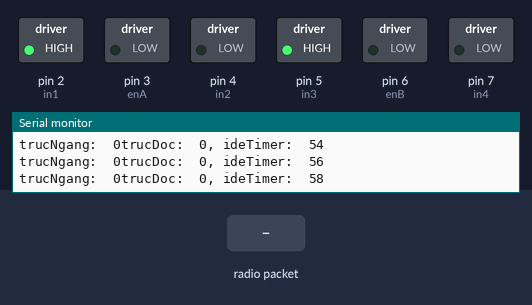
A sketch run on a simulated Arduino Uno, built with avr-gcc and run on an emulated ATmega328P. Shown: switched loads named in the sketch (green lamp = pin HIGH), the last lines printed to the serial monitor. The inputs (shaded band) are chosen by the test bench. No radio packets arrive unless stated.

Above: at 1.2 s.
1.3 s: radio packet "90" arrives
At 1.49 s:
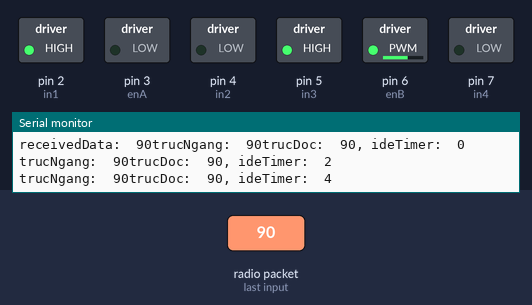
3.1 s: radio packet "200" arrives
At 4.5 s:
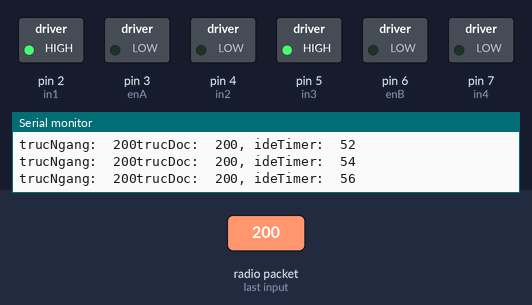
4.9 s: radio packet "1" arrives
At 5.07 s:
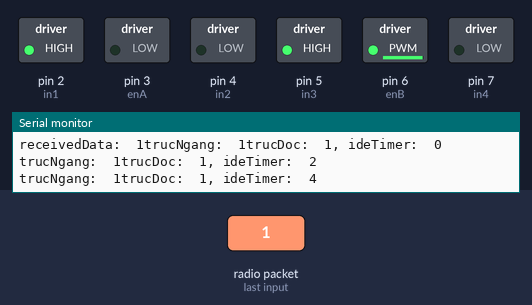
Timing chart, 0 to 7.9 s (numbered marks = the images above; inputs shaded):
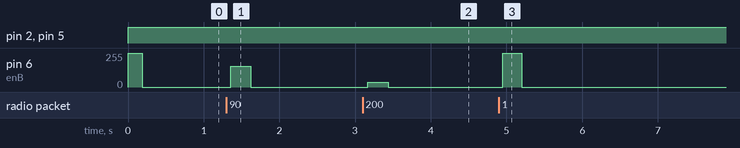

Measured:
- after the input at 1.3 s, pin 6 (enB): 0/255 → 156/255 after 0.06 s, → 0/255 0.26 s later
- after the input at 3.1 s, pin 6 (enB): 0/255 → 36/255 after 0.06 s, → 0/255 0.28 s later
- after the input at 4.9 s, pin 6 (enB): 0/255 → 252/255 after 0.05 s, → 0/255 0.25 s later

The sketch:

XeDieuKhien_RECEIVER.ino
```cpp
/*ARDUINO JOYSTICK CONTROLLED CAR (RECEIVER)

  YOU HAVE TO INSTALL THE RF24 LIBRARY BEFORE UPLOADING THE CODE
   https://github.com/tmrh20/RF24/
*/
#include <SPI.h>
#include <nRF24L01.h>
#include <RF24.h>
#define enA 3  //2 -đổi 3 thành 2 do chân 2 không hỗ trợ PWM
#define in1 2  //3
#define in2 4
#define enB 6  //7 - đổi 7 thành 6 do chân 7 không hỗ trợ PWM
#define in3 5
#define in4 7      //6
RF24 radio(8, 9);  // CE, CSN <-- updated 9 -> 10
const byte address[6] = "00001";
char receivedData[32] = "";
int trucNgang, trucDoc;  //giá trị trục ngang/ trục dọc của joysticks
int banhPhai = 0;        //toc do banh phai
int banhTrai = 0;        //toc do banh trai
int tocDoToiDa = 255;    //Tốc độ tối đa của 4 motor
int ideTimer = 0;        // Xử lý trường hợp mất tín hiệu/ tín hiệu không ổn định
int maxIde = 10;
int receivedDataSize = 0;  // kích thước dữ liệu x, y nhận được từ joystick (Byte)
int logEnabled = 0;
void setup() {
  pinMode(enA, OUTPUT);
  pinMode(enB, OUTPUT);
  pinMode(in1, OUTPUT);
  pinMode(in2, OUTPUT);
  pinMode(in3, OUTPUT);
  pinMode(in4, OUTPUT);
  Serial.begin(9600);
  radio.begin();
  radio.openReadingPipe(0, address);
  radio.setPALevel(RF24_PA_MIN);
  radio.startListening();
}
void loop() {
  //đọc dữ liệu radio từ NRF240L01
  if (radio.available()) {                        //Nếu NRF240L01 nhận được dữ liệu
    receivedDataSize = sizeof(receivedData);      //tính dung lượng dữ liệu vừa nhận
    radio.read(&receivedData, receivedDataSize);  // Đọc dữ liệu vừa nhận và đưa vào mảng kí tự vd: ['1', '0', '2', '3']


    Serial.print("receivedData:  ");
    Serial.print(receivedData);
    trucNgang = atoi(&receivedData[0]);  // Chuyển mảng kí tự thành số nguyên, vd: ['1', '0', '2', '3'] -> 1023
    delay(10);
    radio.read(&receivedData, sizeof(receivedData));
    trucDoc = atoi(&receivedData[0]);
    delay(10);
  } else {
    ideTimer++;
    receivedDataSize = 0;
  }
  if (receivedDataSize == 0) {
    ideTimer++;
  } else {
    ideTimer = 0;
  }

  Serial.print("trucNgang:  ");
  Serial.print(trucNgang);
  Serial.print("trucDoc:  ");
  Serial.print(trucDoc);
  Serial.print(", ideTimer:  ");
  Serial.println(ideTimer);


  // Trục dọc joysticks dùng để điều khiển xe tiến - lùi
  if (trucDoc < 470) {  //Joystick đẩy lùi
    // Motor trái đi lùi
    digitalWrite(in1, HIGH);
    digitalWrite(in2, LOW);
    // Motor phải đi lùi
    digitalWrite(in3, HIGH);
    digitalWrite(in4, LOW);
    // Chuyển đổi giá trị trục dọc của joystick từ 470 - 0 thành tốc độ động cơ từ 0 - 255 (giá trị tín hiệu PWM)
    banhPhai = map(trucDoc, 470, 0, 0, tocDoToiDa);
    banhTrai = map(trucDoc, 470, 0, 0, tocDoToiDa);
  } else if (trucDoc > 550) {  //Joystick đẩy tới
    // Motor trái tiến
    digitalWrite(in1, LOW);
    digitalWrite(in2, HIGH);
    // Motor phải tiến
    digitalWrite(in3, LOW);
    digitalWrite(in4, HIGH);
    // Chuyển đổi giá trị trục dọc của joystick từ 550 - 1023 thành tốc độ động cơ từ 0 - 255 (giá trị tín hiệu PWM)
    banhPhai = map(trucDoc, 550, 1023, 0, tocDoToiDa);
    banhTrai = map(trucDoc, 550, 1023, 0, tocDoToiDa);
  }
  // Nếu joystick ở ví giữa thì 2 motor dừng
  else {
    banhPhai = 0;
    banhTrai = 0;
  }

  // Trục ngang joystick điều khiển xe rẽ trái/phải
  if (trucNgang < 470) {
    // Chuyển đổi trục ngang joystick thành giá trị lệch ngang
    int lechNgang = map(trucNgang, 470, 0, 0, tocDoToiDa);
    // Rẽ trái - giảm tốc độ bánh trái, tăng tốc độ bánh phải
    banhPhai = banhPhai + lechNgang;
    banhTrai = banhTrai - lechNgang;
    // giới hạn giá trị bánh trái, bánh phải chỉ từ 0 -> 255
    if (banhPhai < 0) {
      banhPhai = 0;
    }
    if (banhTrai > tocDoToiDa) {
      banhTrai = tocDoToiDa;
    }
  }
  if (trucNgang > 550) {
    // Chuyển đổi trục ngang joystick từ 550 - 1023 thành giá trị lệch ngang từ 0 đến 255
    int lechNgang = map(trucNgang, 550, 1023, 0, tocDoToiDa);
    // Rẽ phải - giảm tốc độ bánh phải, tăng tốc độ bánh trái
    banhPhai = banhPhai - lechNgang;
    banhTrai = banhTrai + lechNgang;
    // Giới hạn giá trị bánh trái, bánh phải trong khoảng 0-255
    if (banhPhai > tocDoToiDa) {
      banhPhai = tocDoToiDa;
    }
    if (banhTrai < 0) {
      banhTrai = 0;
    }
  }
  // Nếu tốc độ 2 bánh quá thấp thì gán bằng 0, vì giá trị PWM <70 thì motor không thể quay
  if (banhPhai < 70) {
    banhPhai = 0;
  }
  if (banhTrai < 70) {
    banhTrai = 0;
  }

  if (ideTimer > maxIde) {
    banhTrai = 0;
    banhPhai = 0;
  }
  //test revert
  analogWrite(enA, banhTrai);  // Set giá trị PWM (độ rộng xung) cho bánh trái
  analogWrite(enB, banhPhai);  // Set giá trị PWM cho bánh phải

  if (logEnabled == 1) {
    Serial.print(", T: ");
    Serial.print(banhTrai);
    Serial.print(" P: ");
    Serial.println(banhPhai);
  }

  delay(10);
}
```
